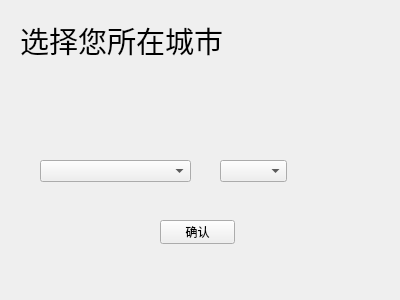
<?xml version="1.0" encoding="UTF-8"?>
<ui version="4.0">
 <class>city</class>
 <widget class="QWidget" name="city">
  <property name="geometry">
   <rect>
    <x>0</x>
    <y>0</y>
    <width>400</width>
    <height>300</height>
   </rect>
  </property>
  <property name="windowTitle">
   <string>Form</string>
  </property>
  <widget class="QComboBox" name="cbo_province">
   <property name="geometry">
    <rect>
     <x>40</x>
     <y>160</y>
     <width>151</width>
     <height>22</height>
    </rect>
   </property>
  </widget>
  <widget class="QLabel" name="lb_choosecity">
   <property name="geometry">
    <rect>
     <x>20</x>
     <y>20</y>
     <width>271</width>
     <height>41</height>
    </rect>
   </property>
   <property name="font">
    <font>
     <family>楷体</family>
     <pointsize>22</pointsize>
    </font>
   </property>
   <property name="text">
    <string>选择您所在城市</string>
   </property>
  </widget>
  <widget class="QPushButton" name="btn_confirm">
   <property name="geometry">
    <rect>
     <x>160</x>
     <y>220</y>
     <width>75</width>
     <height>24</height>
    </rect>
   </property>
   <property name="text">
    <string>确认</string>
   </property>
  </widget>
  <widget class="QComboBox" name="cbo_city">
   <property name="geometry">
    <rect>
     <x>220</x>
     <y>160</y>
     <width>67</width>
     <height>22</height>
    </rect>
   </property>
  </widget>
 </widget>
 <resources/>
 <connections/>
</ui>
